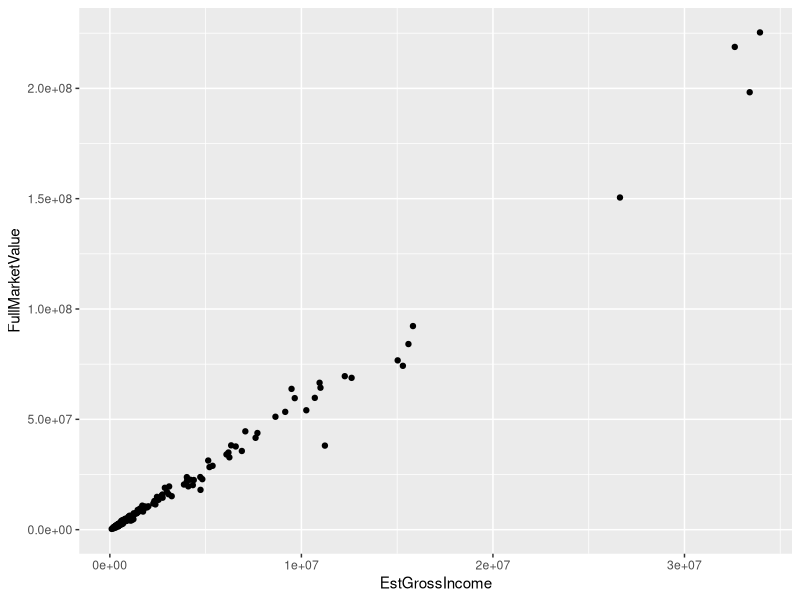
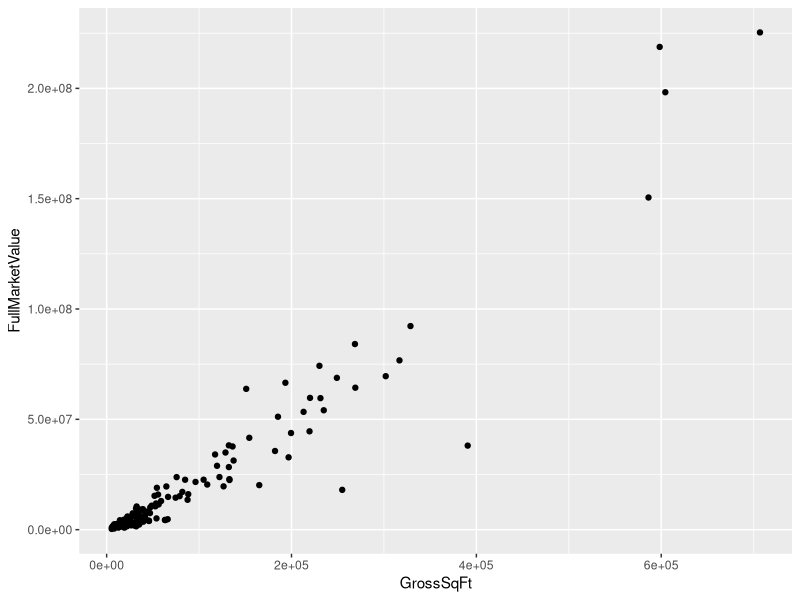
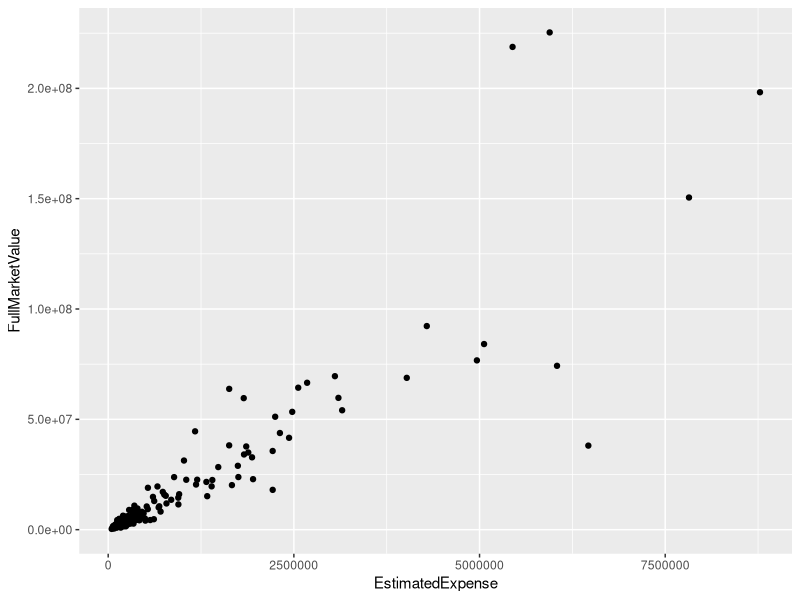
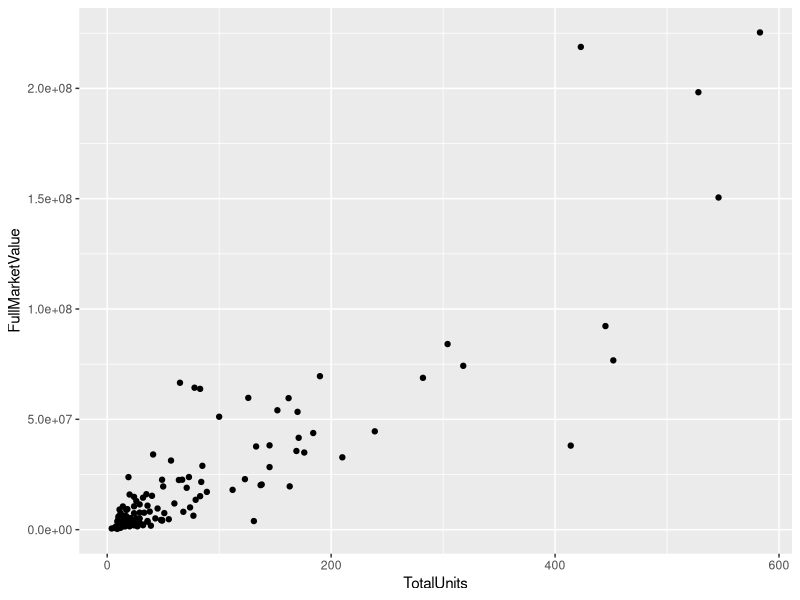
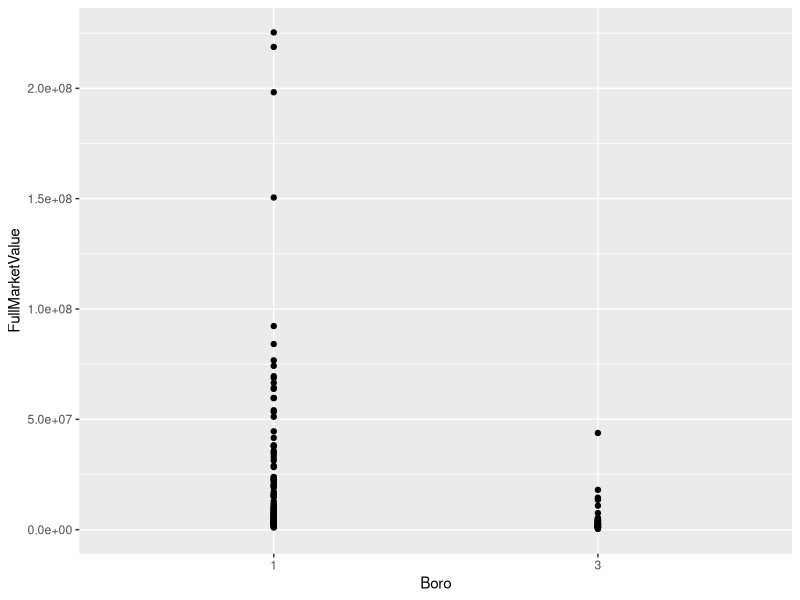

Write the R code that produced these figures, in order.
## ---- chunk 1

#Import packages
library(tidyverse)
library(broom)
library(knitr)
library(dplyr)

#Read in data
condos <- read_csv("nyc-condos.csv")

#Create new column with only borough and convert to factor
condos$Boro <- substr(condos$`Boro-Block-Lot`, 0, 1)

condos$Boro <- factor(condos$Boro)

#Check amount of observations in each borough
sum(condos$Boro == "1")
sum(condos$Boro == "2")
sum(condos$Boro == "3")
sum(condos$Boro == "4")
sum(condos$Boro == "5")

#Remove all observations except those in Manhatten and Brooklyn
condos = filter(condos, Boro != "2" & Boro != "4" & Boro != "5")

#Variables of Interest:
#EstGrossIncome
#TotalUnits
#GrossSqFt
#EstimatedExpense
#Boro

## ---- chunk 2

#Full MLR model
full <- lm(FullMarketValue ~ EstGrossIncome + TotalUnits + GrossSqFt + EstimatedExpense + Boro, data = condos)
summary(full)

## ---- chunk 3

#Scatter plot and SLR model for EstGrossIncome
condos %>% ggplot(aes(x=EstGrossIncome, y=FullMarketValue)) + geom_point()

slrIncome <- lm(FullMarketValue ~ EstGrossIncome, data = condos)
summary(slrIncome)

## ---- chunk 4

#Scatter plot and SLR model for GrossSqFt
condos %>% ggplot(aes(x=GrossSqFt, y=FullMarketValue)) + geom_point()

slrSqFt <- lm(FullMarketValue ~ GrossSqFt, data = condos)
summary(slrSqFt)

## ---- chunk 5

#Scatter plot and SLR model for EstimatedExpense
condos %>% ggplot(aes(x=EstimatedExpense, y=FullMarketValue)) + geom_point()

slrExpense <- lm(FullMarketValue ~ EstimatedExpense, data = condos)
summary(slrExpense)

## ---- chunk 6

#Scatter plot and SLR model for TotalUnits
condos %>% ggplot(aes(x=TotalUnits, y=FullMarketValue)) + geom_point()

slrUnits <- lm(FullMarketValue ~ TotalUnits, data = condos)
summary(slrUnits)

## ---- chunk 7

#Scatter plot and SLR model for Boro
condos %>% ggplot(aes(x=Boro, y=FullMarketValue)) + geom_point()

slrBoro <- lm(FullMarketValue ~ Boro, data = condos)
summary(slrBoro)

## ---- chunk 8


#Create easily accesable summary statistics for SLR models
slrIncomeM <- tidy(slrIncome)

slrSqFtM <- tidy(slrSqFt)

slrUnitsM <- tidy(slrUnits)

slrExpenseM <- tidy(slrExpense)

slrBoroM <- tidy(slrBoro)

#Create dataframe of summary statistics for SLR models

Variable <- c('EstGrossIncome','TotalUnits','GrossSqFt', 'EstimatedExpense', 'Boro')

           
Coefficient <- c(round(as.numeric(slrIncomeM[2, "estimate"]), digits = 2), 
                 round(as.numeric(slrUnitsM[2, "estimate"]), digits = 2), 
                 round(as.numeric(slrSqFtM[2, "estimate"]), digits = 2), 
                 round(as.numeric(slrExpenseM[2, "estimate"]), digits = 2),
                 round(as.numeric(slrBoroM[2, "estimate"]), digits = 2))


P_value <- c(round(as.numeric(slrIncomeM[2, "p.value"]), digits = 3), 
             round(as.numeric(slrUnitsM[2, "p.value"]), digits = 3), 
             round(as.numeric(slrSqFtM[2, "p.value"]), digits = 3), 
             round(as.numeric(slrExpenseM[2, "p.value"]), digits = 3),
             round(as.numeric(slrBoroM[2, "p.value"]), digits = 6))

Intercept <- c(round(as.numeric(slrIncomeM[1, "estimate"]), digits = 2), 
                 round(as.numeric(slrUnitsM[1, "estimate"]), digits = 2), 
                 round(as.numeric(slrSqFtM[1, "estimate"]), digits = 2), 
                 round(as.numeric(slrExpenseM[1, "estimate"]), digits = 2),
                 round(as.numeric(slrBoroM[1, "estimate"]), digits = 2))



slr.df <- data.frame(Variable, Coefficient, Intercept, P_value)

names(slr.df)[names(slr.df) == "P_value"] <- "Approximate p-value"


## ---- chunk 9
#Create table of summary statistics for SLR models
kable(slr.df, caption = 'Each row represents an SLR model with the key predictor variable and the outcome variable full market value. Each predictor variable is listed along with its associated coefficient, intercept and p-value.', format = "markdown")

